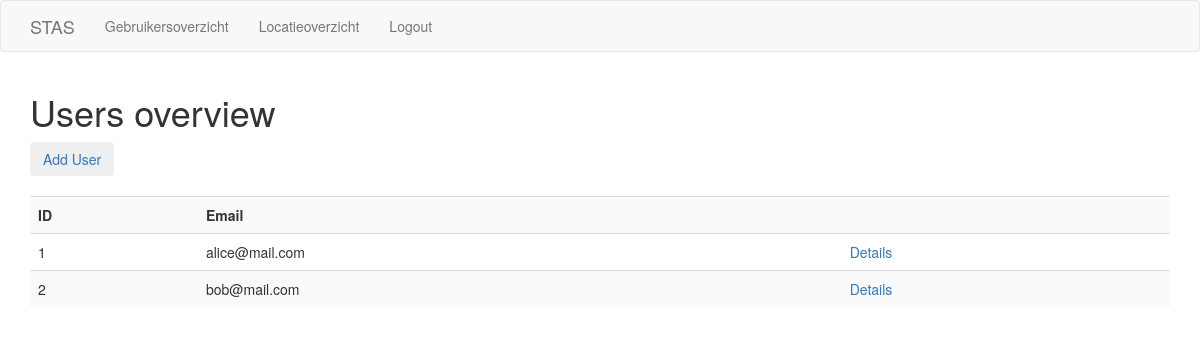
/admin/users_overview (signed in), run on the app's committed database.
### app/models.py (models this page shows, shortened)
class User(UserMixin, db.Model):
    id = db.Column(db.Integer, primary_key=True)
    email = db.Column(db.String(128), index=True, unique=True)
    password_hash = db.Column(db.String(128))
    role = db.Column(db.String(128), index=True)
    checkins = db.relationship('Checkin', backref='User', lazy='dynamic')

### app/admin/routes.py (the view)
@bp.route('/admin/users_overview', methods=['GET'])
@login_required
@admin_required
def users():
    users = User.query.all()
    return render_template(
        'admin/users_overview.html', title='Users overview', users=users)

### app/admin/decorator.py (called while the page is built)
def admin_required(func):
    @wraps(func)
    def wrapper(*args, **kw):
        if not current_user.is_anonymous:
            if current_user.role == 'admin':
                return func(*args, **kw)
        else:
            if g.current_user.role == 'admin':
                return func(*args, **kw)
        abort(403)
    return wrapper

### app/models.py (called while the page is built)
@login_manager.user_loader
def load_user(id):
    return User.query.get(int(id))

### app/templates/admin/users_overview.html
{% extends "base.html" %}
{% block app_content %}
<div id="overview">
    <a id="add-button" href="{{ url_for('admin.register') }}"><button type="button" class="btn btn-dark">{{ 'Add User' }}</button></a><br><br>
    <table id="users" class="table table-striped">
        <tr id="header-row">
            <th>ID</th>
            <th>{{ 'Email' }}</th>
            <th></th>
        </tr>
        {% for user in users %}
            <tr id="row">
                <td>{{ user.id }}</td>
                <td>{{ user.email }}</td>
                <td><a href="{{ url_for('main.index', user_id=user.id) }}">{{ 'Details' }}</a></td>
            </tr>
        {% endfor %}
    </table>
</div>
{% endblock %}

### data on the page
User: id "1", email "alice@mail.com", value "Details"
User: id "2", email "bob@mail.com", value "Details"

### other printed values
{{ 'Gebruikersoverzicht' }} "Gebruikersoverzicht"
{{ 'Locatieoverzicht' }} "Locatieoverzicht"
{{ 'Logout' }} "Logout"
{{ title }} "Users overview"
{{ 'Add User' }} "Add User"
{{ 'Email' }} "Email"
